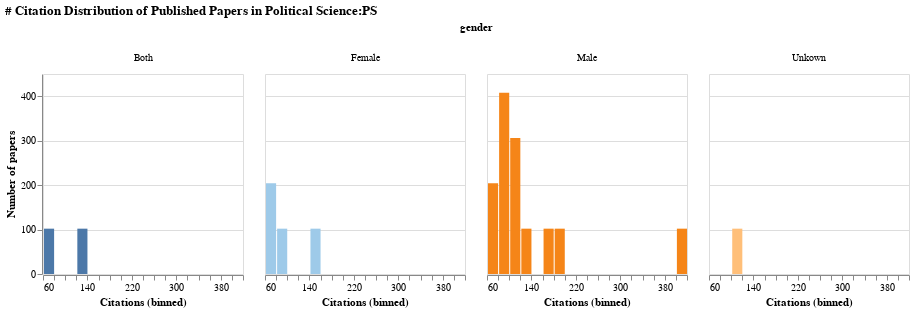

The cell this chart's notebook holds for it:
### Code cell
#Distribution of Paper Citations by gender 
alt.Chart(psdata_ready).mark_bar().encode(
    alt.X("Citations:Q", bin=alt.Bin(anchor=0, base=10, step=20)),
    alt.Y('count()', title='Number of papers'),
    column='gender',
    color=alt.Color('gender:N', legend=None, scale=alt.Scale(scheme='tableau20'))).properties(title= '# Citation Distribution of Published Papers in Political Science:PS',
    width=200,height=200)

### Figure 1 — Vega-Lite specification as saved in the notebook (floating-point values rounded to 4 significant figures; data arrays with more than 128 entries replaced by an {"elided": "..."} marker saying what was removed)
{"config": {"view": {"continuousWidth": 400, "continuousHeight": 300}}, "data": {"name": "data-a82109ffd3df704e5e6733ed97f67f08"}, "mark": "bar", "encoding": {"color": {"type": "nominal", "field": "gender", "legend": null, "scale": {"scheme": "tableau20"}}, "column": {"type": "nominal", "field": "gender"}, "x": {"type": "quantitative", "bin": {"anchor": 0, "base": 10, "step": 20}, "field": "Citations"}, "y": {"type": "quantitative", "aggregate": "count", "title": "Number of papers"}}, "height": 200, "title": "# Citation Distribution of Published Papers in Political Science:PS", "width": 200, "$schema": "https://vega.github.io/schema/vega-lite/v4.8.1.json", "datasets": {"data-a82109ffd3df704e5e6733ed97f67f08": {"elided": "2040 records"}}}
